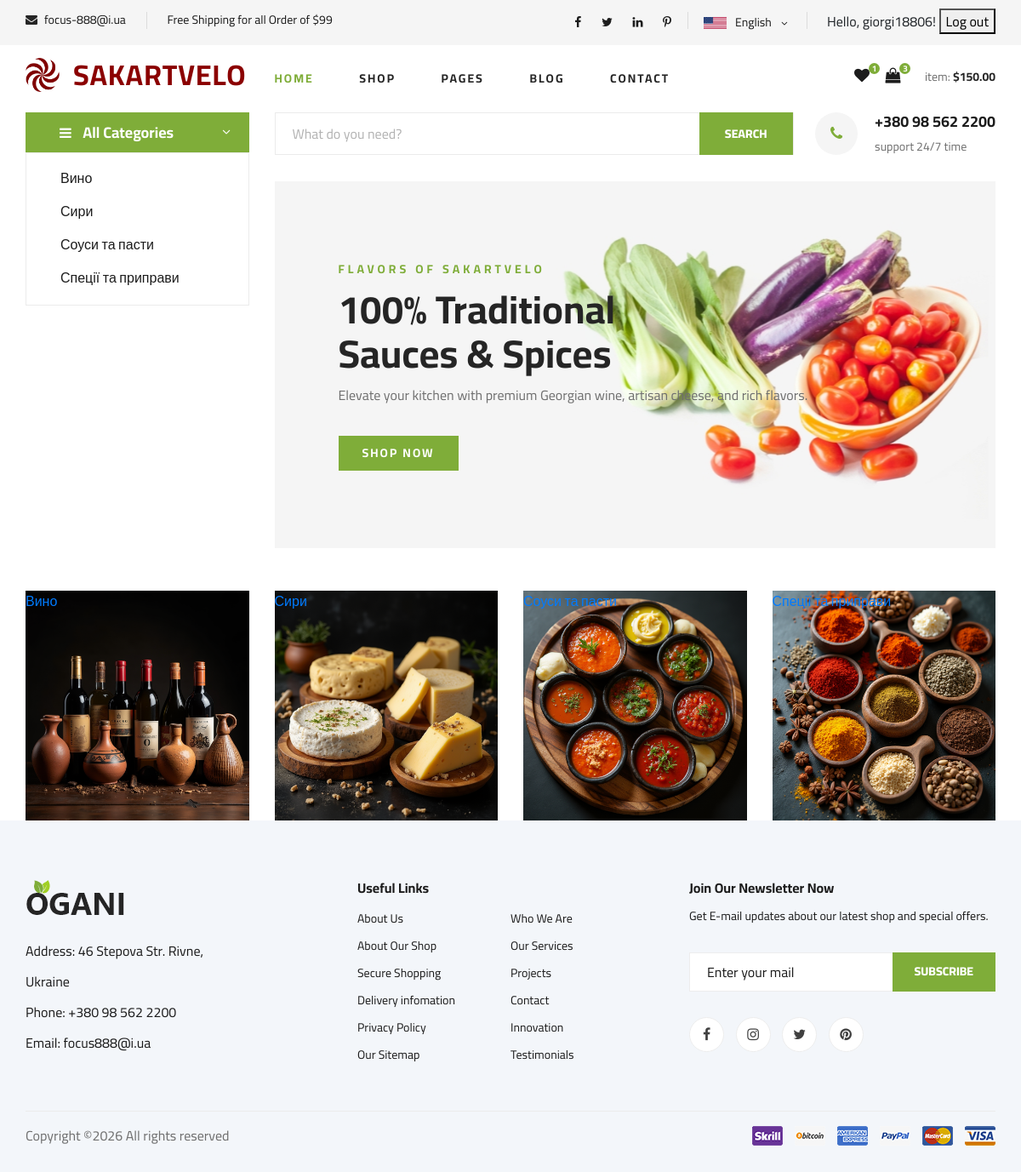
The page / (signed in) on the database its author committed.
### sakartvelo/models.py (models this page shows, shortened)
class Customer(AbstractUser):
    title = models.CharField(max_length=255)
    email = models.EmailField(unique=True)
    phone = models.CharField(max_length=32, blank=True)
    created_at = models.DateTimeField(auto_now_add=True)
    updated_at = models.DateTimeField(auto_now=True)
    class Meta:
        ordering = ["title"]
        verbose_name = "Customer"
        verbose_name_plural = "Customers"

class TimeStampedModel(models.Model):
    created_at = models.DateTimeField(auto_now_add=True)
    updated_at = models.DateTimeField(auto_now=True)
    class Meta:
        abstract = True

class Category(TimeStampedModel):
    title = models.CharField(max_length=255)
    image = models.CharField(max_length=500, null=True, blank=True)
    is_active = models.BooleanField(default=True)
    class Meta:
        verbose_name_plural = "categories"
        ordering = ["title"]

### sakartvelo/views.py (the view)
# urls.py: path("", views.index, name="index"),
@login_required
def index(request: HttpRequest) -> HttpResponse:
    return render(request, "sakartvelo/index.html")

### sakartvelo/context_processors.py (called while the page is built)
def global_categories(request):
    return {
        "categories": Category.objects.filter(is_active=True)
    }

### templates/sakartvelo/index.html (shortened to what this page needs)
{% extends "base.html" %}
{% block content %}
  {% block hero %}
    {% include "includes/hero.html" %}
  {% endblock %}
  {% block categories %}
    {% include "includes/categories.html" %}
  {% endblock %}
{% endblock %}

### templates/includes/header.html (shortened to what this page needs)
{% load static %}
<header class="header">
  <div class="header__top">
    <div class="container">
      <div class="row">
        <div class="col-lg-6 col-md-6">
          <div class="header__top__left">
            <ul>
              <li><i class="fa fa-envelope"></i> focus-888@i.ua</li>
              <li>Free Shipping for all Order of $99</li>
            </ul>
          </div>
        </div>
        <div class="col-lg-6 col-md-6">
          <div class="header__top__right">
            <div class="header__top__right__social">
              <a href="#"><i class="fa fa-facebook"></i></a>
              <a href="#"><i class="fa fa-twitter"></i></a>
              <a href="#"><i class="fa fa-linkedin"></i></a>
              <a href="#"><i class="fa fa-pinterest-p"></i></a>
            </div>
            <div class="header__top__right__language">
              <img src="static/img/language.png" alt="">
              <div>English</div>
              <span class="arrow_carrot-down"></span>
            </div>
            {% if user.is_authenticated %}
              <span>Hello, {{ user.username }}!</span>
              <form method="post"
                    action="{% url 'sakartvelo:logout' %}"
                    style="display: inline;">
                <button type="submit">Log out</button>
              </form>
            {% else %}
              <div class="header__top__right__auth">
                <a href="{% url 'sakartvelo:login' %}"><i class="fa fa-user"></i> Login</a>
                <a href="{% url 'sakartvelo:register' %}"><i class="fa fa-user"></i> Register</a>
              </div>
            {% endif %}
          </div>
        </div>
      </div>
    </div>
  </div>
  <div class="container">
    <div class="row">
      <div class="col-lg-3">
        <div class="header__logo d-flex align-items-center">
          <a href="{% url 'sakartvelo:index' %}">
            <img src="{% static 'img/logo-2.png' %}" alt="Logo" class="img-fluid">
          </a>
          <p class="mb-0 ml-3 font-weight-bold">SAKARTVELO</p>
        </div>
      </div>
      <div class="col-lg-6">
        <nav class="header__menu">
          <ul>
            <li class="active"><a href="{% url 'sakartvelo:index' %}">Home</a></li>
            <li><a href="{% url 'sakartvelo:shop-grid' %}">Shop</a></li>
            <li><a href="#">Pages</a>
            </li>
            <li><a href="./blog.html">Blog</a></li>
            <li><a href="{% url 'sakartvelo:contact' %}">Contact</a></li>
          </ul>
        </nav>
      </div>
      <div class="col-lg-3">
        <div class="header__cart">
          <ul>
            <li><a href="#"><i class="fa fa-heart"></i> <span>1</span></a></li>
            <li><a href="#"><i class="fa fa-shopping-bag"></i> <span>3</span></a></li>
          </ul>
          <div class="header__cart__price">item: <span>$150.00</span></div>
        </div>
      </div>
    </div>
  </div>
</header>

### templates/includes/sidebar_categories.html
{% if categories %}
  <ul>
    {% for category in categories %}
      <li><a href="{% url 'sakartvelo:category_products' category.id %}">{{ category.title }}</a></li>
    {% endfor %}
  </ul>
{% endif %}

### templates/includes/categories.html
<section class="categories">
  <div class="container">
    <div class="row">
      <div class="categories__slider owl-carousel">
        {% if categories %}
          {% for category in categories %}
            <div class="col-lg-3">
              <div class="categories__item set-bg" data-setbg="static/img/categories/cat-{{ category.image }}.png">
                <a href="{% url 'sakartvelo:category_products' category.id %}">
                  {{ category.title }}
                </a>
              </div>
            </div>
          {% endfor %}
        {% endif %}
      </div>
    </div>
  </div>
</section>

### static/css/style.css (style rules this page uses)
html, body { height: 100%; font-family: "Cairo", sans-serif; -webkit-font-smoothing: antialiased; font-smoothing: antialiased; }
p { font-size: 16px; font-family: "Cairo", sans-serif; color: #6f6f6f; font-weight: 400; line-height: 26px; margin: 0 0 15px 0; }
img { max-width: 100%; }
ul, ol { padding: 0; margin: 0; }
.set-bg { background-repeat: no-repeat; background-size: cover; background-position: top center; }
.header__top { background: #f5f5f5; }
.header__top__left { padding: 10px 0 13px; }
.header__top__left ul li { font-size: 14px; color: #1c1c1c; display: inline-block; margin-right: 45px; position: relative; }
.header__top__left ul li:after { position: absolute; right: -25px; top: 1px; height: 20px; width: 1px; background: #000000; opacity: 0.1; content: ""; }
.header__top__left ul li:last-child { margin-right: 0; }
.header__top__left ul li:last-child:after { display: none; }
.header__top__left ul li i { color: #252525; margin-right: 5px; }
.header__top__right { text-align: right; padding: 10px 0 13px; }
.header__top__right__social { position: relative; display: inline-block; margin-right: 35px; }
.header__top__right__social:after { position: absolute; right: -20px; top: 1px; height: 20px; width: 1px; background: #000000; opacity: 0.1; content: ""; }
.header__top__right__social a { font-size: 14px; display: inline-block; color: #1c1c1c; margin-right: 20px; }
.header__top__right__social a:last-child { margin-right: 0; }
.header__top__right__language { position: relative; display: inline-block; margin-right: 40px; cursor: pointer; }
.header__top__right__language:after { position: absolute; right: -21px; top: 1px; height: 20px; width: 1px; background: #000000; opacity: 0.1; content: ""; }
.header__top__right__language img { margin-right: 6px; }
.header__top__right__language div { font-size: 14px; color: #1c1c1c; display: inline-block; margin-right: 4px; }
.header__top__right__language span { font-size: 14px; color: #1c1c1c; position: relative; top: 2px; }
.header__logo { padding: 15px 0; width: 30px; }
.header__logo a { display: inline-block; }
.header__logo img { min-width: 40px; min-height: 40px; }
.header__logo p { font-size: 2.1rem; letter-spacing: 1px; color: darkred; }
.header__menu { padding: 24px 0; }
.header__menu ul li { list-style: none; display: inline-block; margin-right: 50px; position: relative; }
.header__menu ul li.active a { color: #7fad39; }
.header__menu ul li:last-child { margin-right: 0; }
.header__menu ul li a { font-size: 14px; color: #252525; text-transform: uppercase; font-weight: 700; letter-spacing: 2px; -webkit-transition: all, 0.3s; -moz-transition: all, 0.3s; -ms-transition: all, 0.3s; -o-transition: all, 0.3s; transition: all, 0.3s; padding: 5px 0; display: block; }
.header__cart { text-align: right; padding: 24px 0; }
.header__cart ul { display: inline-block; margin-right: 25px; }
.header__cart ul li { list-style: none; display: inline-block; margin-right: 15px; }
.header__cart ul li:last-child { margin-right: 0; }
.header__cart ul li a { position: relative; }
.header__cart ul li a i { font-size: 18px; color: #1c1c1c; }
.header__cart ul li a span { height: 13px; width: 13px; background: #7fad39; font-size: 10px; color: #ffffff; line-height: 13px; text-align: center; font-weight: 700; display: inline-block; border-radius: 50%; position: absolute; top: 0; right: -12px; }
.header__cart .header__cart__price { font-size: 14px; color: #6f6f6f; display: inline-block; }
.header__cart .header__cart__price span { color: #252525; font-weight: 700; }
.hero__categories ul { border: 1px solid #ebebeb; padding-left: 40px; padding-top: 10px; padding-bottom: 12px; }
.hero__categories ul li { list-style: none; }
.hero__categories ul li a { font-size: 16px; color: #1c1c1c; line-height: 39px; display: block; }
.categories__item { height: 270px; position: relative; }
.categories__slider .col-lg-3 { max-width: 100%; }
@media only screen and (min-width: 1200px) { .container { max-width: 1170px; } }

### rows shown on the page
Customer: username "giorgi18806"
Category: title "Вино", shows a picture
Category: title "Сири", shows a picture
Category: title "Соуси та пасти", shows a picture
Category: title "Спеції та приправи", shows a picture
